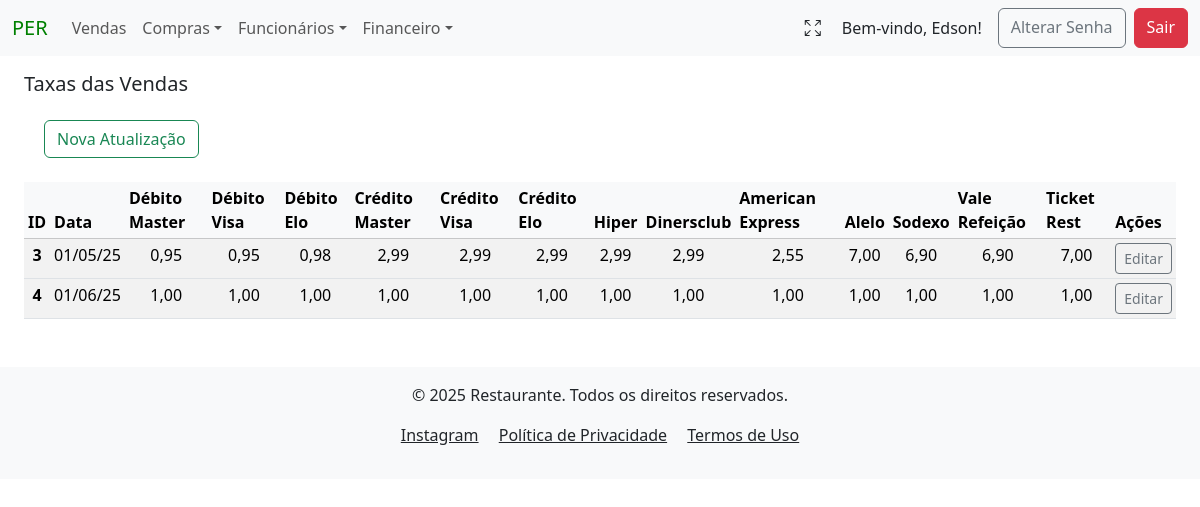
Page /taxas_vendas/ (signed in) on the committed database.
### users/models.py (models this page shows)
class User(AbstractUser):
    tenant = models.ForeignKey(Tenant, on_delete=models.PROTECT)
    phone = models.CharField(max_length=13, blank=True, null=True)
    birth_date = models.DateField(blank=False, null=False)
    created_at = models.DateTimeField(auto_now_add=True)
    updated_at = models.DateTimeField(auto_now=True)
    groups = models.ManyToManyField(
        'auth.Group',
        related_name='custom_user_set',  # Adicionando um nome diferente para evitar o conflito
        blank=True
    )
    user_permissions = models.ManyToManyField(
        'auth.Permission',
        related_name='custom_user_permissions_set',  # Adicionando um nome diferente para evitar o conflito
        blank=True
    )

### financeiro/models.py (models this page shows)
class TaxasVendas(models.Model):
    tenant = models.ForeignKey(Tenant, on_delete=models.CASCADE)
    created_at = models.DateTimeField(auto_now_add=True)
    dt_atualizado = models.DateTimeField(auto_now=True, null=False, blank=False)
    data_taxa_venda = models.DateField(verbose_name="Data", null=False, blank=False)
    author = models.ForeignKey(settings.AUTH_USER_MODEL, on_delete=models.PROTECT, blank=False)
    debito_mastercard = models.DecimalField(verbose_name="Débito MasterCard", max_digits=4, decimal_places=2, null=True, blank=True)
    debito_visa =models.DecimalField(verbose_name="Débito Visa", max_digits=4, decimal_places=2, null=True, blank=True)
    debito_elo =models.DecimalField(verbose_name="Débito Elo", max_digits=4, decimal_places=2, null=True, blank=True)
    credito_mastercard =models.DecimalField(verbose_name="Crédito MasterCard", max_digits=4, decimal_places=2, null=True, blank=True)
    credito_visa =models.DecimalField(verbose_name="Crédito Visa", max_digits=4, decimal_places=2, null=True, blank=True)
    credito_elo =models.DecimalField(verbose_name="Crédito Elo", max_digits=4, decimal_places=2, null=True, blank=True)
    hiper =models.DecimalField(verbose_name="Hiper", max_digits=4, decimal_places=2, null=True, blank=True)
    dinersclub =models.DecimalField(verbose_name="Dinersclub", max_digits=4, decimal_places=2, null=True, blank=True)
    american_express =models.DecimalField(verbose_name="American Express", max_digits=4, decimal_places=2, null=True, blank=True)
    alelo =models.DecimalField(verbose_name="Alelo", max_digits=4, decimal_places=2, null=True, blank=True)
    sodexo =models.DecimalField(verbose_name="Sodexo", max_digits=4, decimal_places=2, null=True, blank=True)
    vale_refeicao =models.DecimalField(verbose_name="Vale Refeição", max_digits=4, decimal_places=2, null=True, blank=True)
    ticket_rest =models.DecimalField(verbose_name="Ticket Rest", max_digits=4, decimal_places=2, null=True, blank=True)

### financeiro/views.py (the view)
# urls.py: path('taxas_vendas/', TaxaListView.as_view(), name='taxas_vendas'),
class TaxaListView(LoginRequiredMixin, PermissionRequiredMixin, TenantQuerysetMixin, HandleNoPermissionMixin, ListView):
    model = TaxasVendas
    template_name = 'financeiro/taxasvendas_list.html'  # Garante que o template correto será usado
    context_object_name = 'taxas_list'  # Isso define o nome que será usado no template
    permission_required = 'financeiro.view_taxasvendas'  # Permissão para visualizar objetos'

### project/context_processors.py (called while the page is built)
def tenant_context(request):
    return {
        'tenant': request.GET.get('tenant', None),
    }

### project/mixins.py (called while the page is built)
    def get_queryset(self):
        tenant = getattr(self.request.user, 'tenant', None)
        if not tenant:
            tenant = self.request.user.tenant  # Garante que o tenant do usuário seja usado
        if not tenant:
            raise PermissionDenied("Tenant não encontrado para o usuário logado.")  # Lança um erro explícito
        return self.model.objects.filter(tenant=tenant)

### financeiro/templates/financeiro/taxasvendas_list.html (shortened to what this page needs)
{% extends 'global/base.html' %}
{% block content %}
    <h5 class="mb-4 mt-3">Taxas das Vendas</h5>
    <div class="container-fluid">
        <div class="ms-2 me-2 mt-4">
            <a href="{% url 'create_taxas_vendas' %}?tenant={{ tenant }}" class="btn btn-outline-success me-2">Nova Atualização</a>
        </div>
    </div>
    {% if taxas_list %}
        <table class="table table-sm table-striped table-hover mt-4">
            <thead class="table-light">
            <tr>
                <th scope="col">ID</th>
                <th scope="col">Data</th>
                <th scope="col">Débito Master</th>
                <th scope="col">Débito Visa</th>
                <th scope="col">Débito Elo</th>
                <th scope="col">Crédito Master</th>
                <th scope="col">Crédito Visa</th>
                <th scope="col">Crédito Elo</th>
                <th scope="col">Hiper</th>
                <th scope="col">Dinersclub</th>
                <th scope="col">American Express</th>
                <th scope="col">Alelo</th>
                <th scope="col">Sodexo</th>
                <th scope="col">Vale Refeição</th>
                <th scope="col">Ticket Rest</th>
                <th scope="col">Ações</th>
            </tr>
            </thead>
            <tbody>
                {% for taxas in taxas_list %}
                    <tr>
                        <th scope="row" class="text-center">{{ taxas.pk }}</th>
                        <td class="text-center">{{ taxas.data_taxa_venda|date:"d/m/y"}}</td>
                        <td class="text-center">{{ taxas.debito_mastercard}}</td>
                        <td class="text-center">{{ taxas.debito_visa}}</td>
                        <td class="text-center">{{ taxas.debito_elo| default:"-"}}</td>
                        <td class="text-center">{{ taxas.credito_mastercard| default:"-" }}</td>
                        <td class="text-center">{{ taxas.credito_visa| default:"-" }}</td>
                        <td class="text-center">{{ taxas.credito_elo| default:"-" }}</td>
                        <td class="text-center">{{ taxas.hiper| default:"-" }}</td>
                        <td class="text-center">{{ taxas.dinersclub| default:"-" }}</td>
                        <td class="text-center">{{ taxas.american_express| default:"-" }}</td>
                        <td class="text-center">{{ taxas.alelo| default:"-" }}</td>
                        <td class="text-center">{{ taxas.sodexo| default:"-" }}</td>
                        <td class="text-center">{{ taxas.vale_refeicao| default:"-" }}</td>
                        <td class="text-center">{{ taxas.ticket_rest| default:"-" }}</td>
                        <td class="text-center">
                            {% if perms.financeiro.change_taxas_vendas %}
                                <a href="{% url 'update_taxas_vendas' pk=taxas.pk %}?tenant={{ tenant }}" class="btn btn-outline-secondary btn-sm">Editar</a>
                            {% else %}
                                <a href="#" class="btn btn-outline-secondary btn-sm disabled" aria-disabled="true">
                                    <i class="fas fa-lock"></i> Editar
                                </a>
                            {% endif %}
                    </td>
                    </tr>
                {% endfor %}
            </tbody>
        </table>
    {% else %}
        <div class="container">
            <div class="alert alert-warning mt-3" role="alert">
                Não há taxas para o filtro selecionado.
            </div>
        </div>
    {% endif %}
{% endblock content %}

### project/templates/global/base.html (shortened to what this page needs)
{% load cache %}
<!DOCTYPE html>
<html lang="pt-br">
  <head>
    <link href="https://cdn.jsdelivr.net/npm/bootstrap@5.3.3/dist/css/bootstrap.min.css" rel="stylesheet">
  </head>
  <body>
    <nav id="navbar" class="navbar navbar-expand-lg bg-body-tertiary position-sticky top-0" style="z-index: 1050;">
      <div class="container-fluid">
        <a class="navbar-brand" href="{% url 'menu' %}?tenant={{ tenant }}" style="color: green">PER</a>
        <div class="collapse navbar-collapse" id="navbarSupportedContent">
          <ul class="navbar-nav me-auto mb-2 mb-lg-0">
            <li class="nav-item">
              {% if perms.vendas.view_vendas %}
                <a class="nav-link" href="{% url 'venda_list' %}?tenant={{ tenant }}">Vendas</a>
              {% else %}
                <a class="nav-link disabled" href="#" aria-disabled="true">Vendas</a>
              {% endif %}
            <li class="nav-item dropdown">
              {% if perms.compras.view_compras %}
                <a class="nav-link dropdown-toggle" href="#" role="button" data-bs-toggle="dropdown" aria-expanded="false">Compras</a>
              {% else %}
                <a class="nav-link disabled" href="#" aria-disabled="true">Compras</a>
              {% endif %}
            </li>
            <li class="nav-item dropdown">
              {% if perms.funcionarios.view_contratacao %}
                <a class="nav-link dropdown-toggle" href="#" role="button" data-bs-toggle="dropdown" aria-expanded="false">Funcionários</a>
              {% else %}
                <a class="nav-link disabled" href="#" aria-disabled="true">Funcionários</a>
              {% endif %}
            </li>
            <li class="nav-item dropdown">
              {% if perms.financeiro.view_dashboard_financeiro %}
                <a class="nav-link dropdown-toggle" href="#" role="button" data-bs-toggle="dropdown" aria-expanded="false">Financeiro</a>
              {% else %}
                <a class="nav-link disabled" href="#" aria-disabled="true">Financeiro</a>
              {% endif %}
            </li>
          </ul>
          <div class="d-flex ms-auto">
            <button id="fullscreen-btn" class="btn btn me-2" type="button" title="Tela Cheia" style="box-shadow:none;">
              <span id="fullscreen-icon" class="bi bi-arrows-fullscreen"></span>
            </button>
            {% if user.is_authenticated %}
              <span class="navbar-text text-dark me-3">
                Bem-vindo, {{ user.first_name }}!
              </span>
              <a href="{% url 'password_change' %}?tenant={{ tenant }}" class="btn btn-outline-secondary me-2">Alterar Senha</a>
              <a href="{% url 'logout' %}?tenant={{ tenant }}" class="btn btn-danger">Sair</a>
            {% else %}
              <a href="{% url 'login' %}?tenant={{ tenant }}" class="btn btn-outline-light">Login</a>
            {% endif %}
          </div>
        </div>
      </div>
    </nav>
    <main class="container-fluid px-4">
        {% block content %}{% endblock content %}
    </main>
      {% cache 7200 rodape_base %}
        <footer class="bg-body-tertiary text-dark py-3 mt-5">
          <div class="container text-center">
              <p>&copy; 2025 Restaurante. Todos os direitos reservados.</p>
              <p>
                  <a href="https://www.instagram.com/sushicasaverde/"
                      class="text-dark me-3"
                      target="_blank"
                      rel="noopener noreferrer"
                      >Instagram</a>
                  <a href="#" class="text-dark me-3">Política de Privacidade</a>
                  <a href="#" class="text-dark">Termos de Uso</a>
              </p>
          </div>
        </footer>
    <link rel="stylesheet" href="https://cdn.jsdelivr.net/npm/bootstrap-icons@1.11.3/font/bootstrap-icons.css">
  </body>
{% endcache rodape_base %}
</html>

### rows in the picture
User: first_name "Edson"
TaxasVendas: pk "3", data_taxa_venda "01/05/25", debito_mastercard "0,95", debito_visa "0,95", debito_elo "0,98", credito_mastercard "2,99", credito_visa "2,99", credito_elo "2,99", hiper "2,99", dinersclub "2,99", american_express "2,55", alelo "7,00", sodexo "6,90", vale_refeicao "6,90", ticket_rest "7,00"
TaxasVendas: pk "4", data_taxa_venda "01/06/25", debito_mastercard "1,00", debito_visa "1,00", debito_elo "1,00", credito_mastercard "1,00", credito_visa "1,00", credito_elo "1,00", hiper "1,00", dinersclub "1,00", american_express "1,00", alelo "1,00", sodexo "1,00", vale_refeicao "1,00", ticket_rest "1,00"
